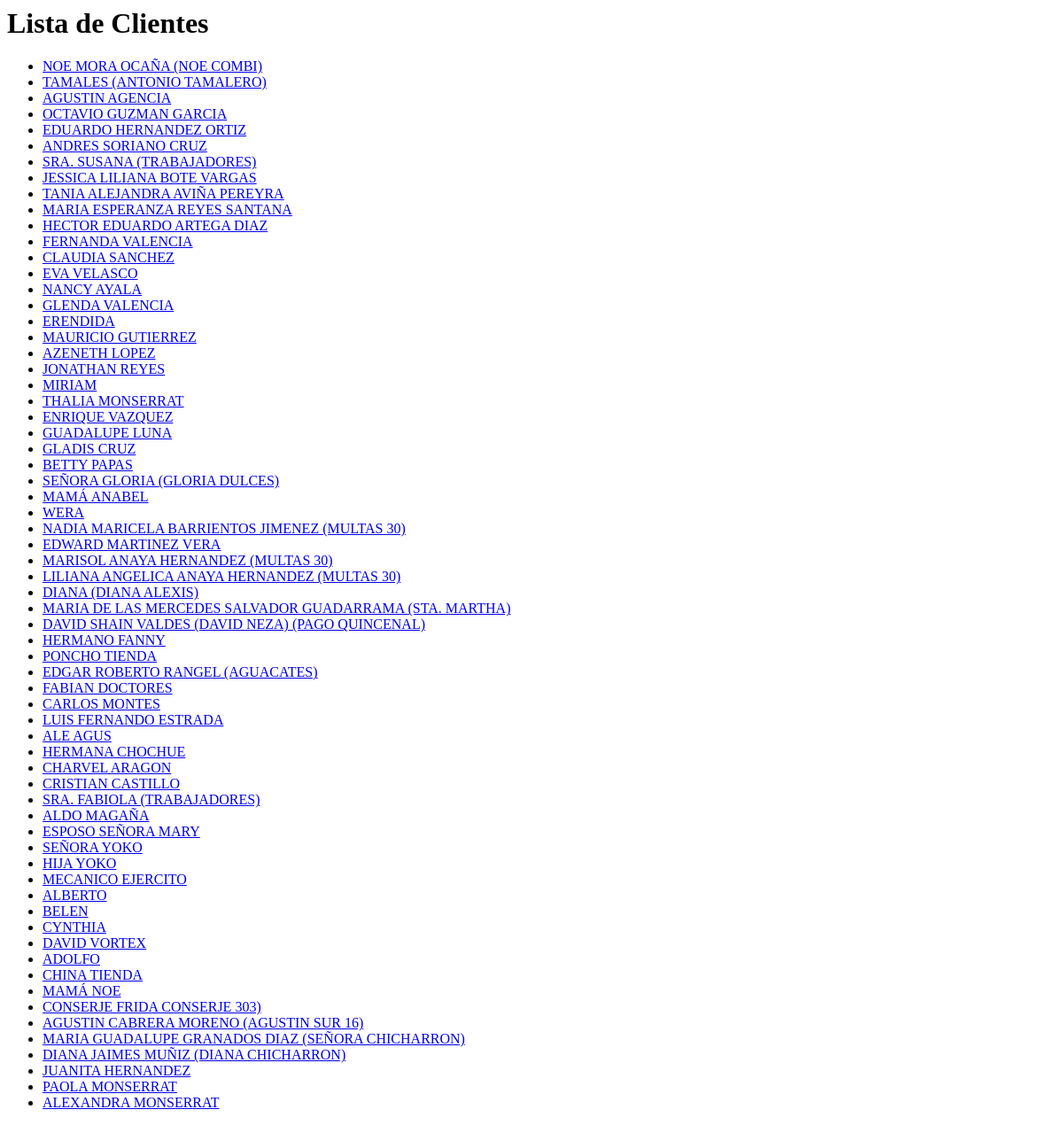
Before: / with the older database file.
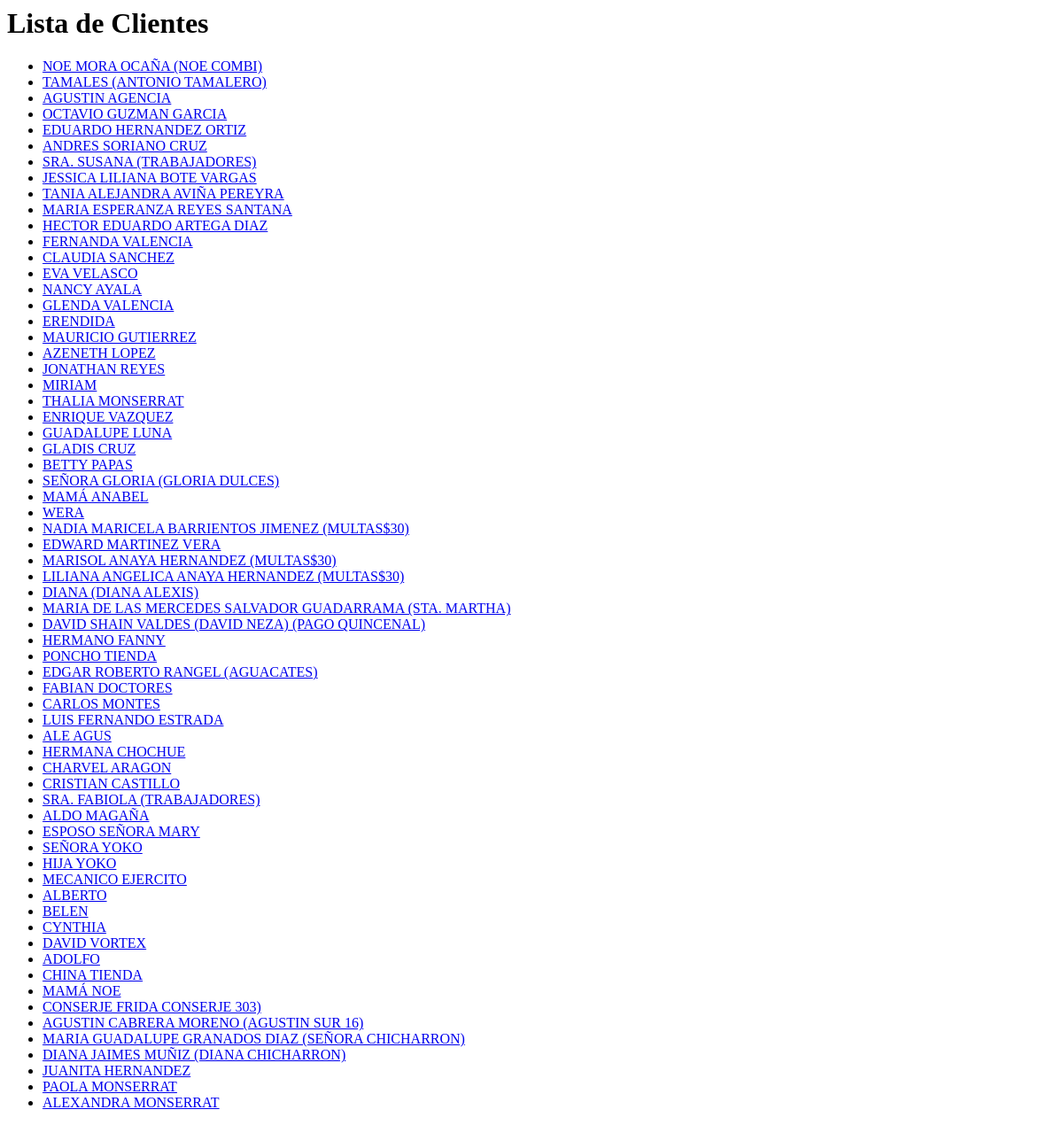
After: the same page with the newer database file.
### clientes/models.py (models this page shows, shortened)
class Cliente(models.Model):
    nombre = models.CharField(max_length=255)
    capital_inicial = models.DecimalField(max_digits=15, decimal_places=2)
    porc_total = models.DecimalField(max_digits=5, decimal_places=2, default=9.00) # 9%
    porc_trabajador = models.DecimalField(max_digits=5, decimal_places=2, default=2.00)
    porc_ganancia = models.DecimalField(max_digits=5, decimal_places=2, default=2.00)
    porc_gastos_sueldos = models.DecimalField(max_digits=5, decimal_places=2, default=2.00)
    porc_reinversion = models.DecimalField(max_digits=5, decimal_places=2, default=3.00)
    total_semanal = models.DecimalField(max_digits=12, decimal_places=2, default=0)
    pagos_concluidos = models.IntegerField(default=0)
    pagos_atrasados = models.IntegerField(default=0)
    expediente = models.FileField(upload_to='expedientes/', blank=True, null=True)

### clientes/views.py (the view)
# urls.py: path('', views.lista_clientes, name='lista_clientes'),
def lista_clientes(request):
    clientes = Cliente.objects.all()
    return render(request, 'clientes/lista_clientes.html', {'clientes': clientes})

### clientes/templates/clientes/lista_clientes.html
<h1>Lista de Clientes</h1>
<ul>
    {% for cliente in clientes %}
        <li>
            <a href="{% url 'detalle_cliente' cliente.id %}">
                {{ cliente.nombre }}
            </a>
        </li>
    {% endfor %}
</ul>

Changed rows visible on the page:
changed Cliente: nombre "NADIA MARICELA BARRIENTOS JIMENEZ (MULTAS 30)" → "NADIA MARICELA BARRIENTOS JIMENEZ (MULTAS$30)"
changed Cliente: nombre "MARISOL ANAYA HERNANDEZ (MULTAS 30)" → "MARISOL ANAYA HERNANDEZ (MULTAS$30)"
changed Cliente: nombre "LILIANA ANGELICA ANAYA HERNANDEZ (MULTAS 30)" → "LILIANA ANGELICA ANAYA HERNANDEZ (MULTAS$30)"
